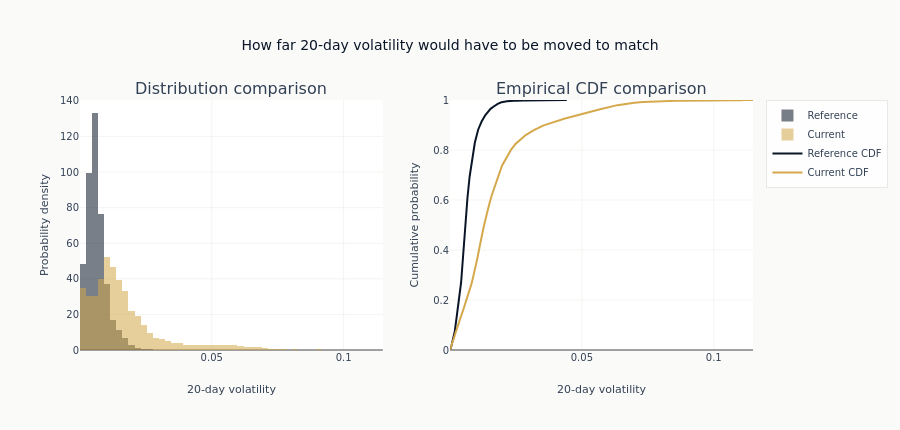

This figure's notebook cell:
### Markdown cell above
Volatility is a useful example because both the center and the spread changed. If the density
and CDF panels separate cleanly, the Wasserstein signal is explaining a genuine regime move.

### Code cell
# Visualize
fig = plot_wasserstein_comparison(
    baseline_features["volatility_20"].values,
    covariate_drift_features["volatility_20"].values,
    wasserstein_results["volatility_20"],
    "volatility_20",
)
show_plotly_with_alt(
    fig,
    "Two panels: overlaid histograms of the two samples, and their empirical cumulative distributions. The gap between the two curves is the distance the measure reports.",
)

### Figure 1 — Plotly figure (JSON) as saved in the notebook; plotly's stock layout.template omitted (floating-point values rounded to 4 significant figures; data arrays with more than 128 entries replaced by an {"elided": "..."} marker saying what was removed)
{"data": [{"histnorm": "probability density", "marker": {"color": "#0a1628"}, "name": "Reference", "opacity": 0.55, "type": "histogram", "x": {"elided": "24849 float values"}, "xaxis": "x", "xbins": {"end": 0.1149, "size": 0.002296, "start": 6.156e-05}, "yaxis": "y"}, {"histnorm": "probability density", "marker": {"color": "#D4A84B"}, "name": "Current", "opacity": 0.55, "type": "histogram", "x": {"elided": "25300 float values"}, "xaxis": "x", "xbins": {"end": 0.1149, "size": 0.002296, "start": 6.156e-05}, "yaxis": "y"}, {"line": {"color": "#0a1628", "width": 2}, "name": "Reference CDF", "type": "scatter", "x": {"elided": "24849 float values"}, "xaxis": "x2", "y": {"elided": "24849 float values"}, "yaxis": "y2"}, {"line": {"color": "#D4A84B", "width": 2}, "name": "Current CDF", "type": "scatter", "x": {"elided": "25300 float values"}, "xaxis": "x2", "y": {"elided": "25300 float values"}, "yaxis": "y2"}], "layout": {"annotations": [{"font": {"size": 16}, "showarrow": false, "text": "Distribution comparison", "x": 0.225, "xanchor": "center", "xref": "paper", "y": 1.0, "yanchor": "bottom", "yref": "paper"}, {"font": {"size": 16}, "showarrow": false, "text": "Empirical CDF comparison", "x": 0.775, "xanchor": "center", "xref": "paper", "y": 1.0, "yanchor": "bottom", "yref": "paper"}], "barmode": "overlay", "height": 430, "showlegend": true, "title": {"text": "How far 20-day volatility would have to be moved to match"}, "xaxis": {"anchor": "y", "domain": [0.0, 0.45], "title": {"text": "20-day volatility"}}, "xaxis2": {"anchor": "y2", "domain": [0.55, 1.0], "title": {"text": "20-day volatility"}}, "yaxis": {"anchor": "x", "domain": [0.0, 1.0], "rangemode": "tozero", "title": {"text": "Probability density"}}, "yaxis2": {"anchor": "x2", "domain": [0.0, 1.0], "range": [0, 1], "title": {"text": "Cumulative probability"}}}}
